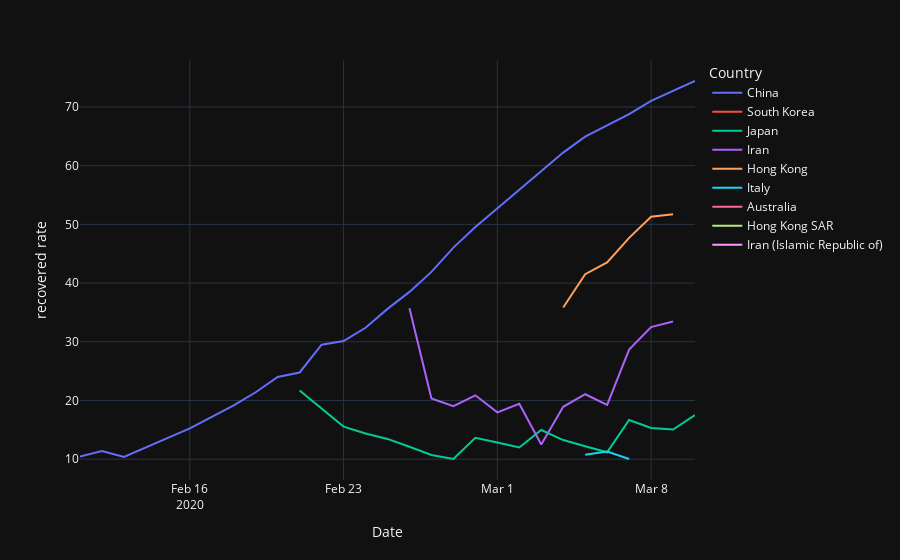

The notebook cell this image was saved under:
### Code cell
# Checking if the Active Rate is accelerating or decellerating
recovered_1=df1.copy()
recovered_1 = recovered_1.groupby(['Date','Country']).agg({'Confirmed':['sum'], 'Recovered':['sum'],'Deaths':['sum'],'Active':['sum']})

# recovered_1.head(10)
recovered_1.columns=['Confirmed All', 'Recovered All', 'Death All','Active All']
recovered_1=recovered_1.reset_index()
recovered_1=recovered_1[recovered_1['Recovered All']!=0]
recovered_1=recovered_1[recovered_1['Confirmed All']!=0]
recovered_1=recovered_1[recovered_1['Active All']!=0]
recovered_1=recovered_1[recovered_1['Death All']!=0]
recovered_1['recovered rate']=recovered_1.apply(lambda row:((row['Recovered All']+1)/(row['Confirmed All']+1))*100,axis=1)
# #filtering out where recovered rate is more than 10
a2= recovered_1[recovered_1['recovered rate'] > 10]
# # print(a.head(10))
# # Filtering the data to take into consideration those contry with more than 100 confirmed cases
aa1=a2[a2['Confirmed All']>100]
fig=px.line(aa1, x='Date', y='recovered rate', color='Country',line_group='Country',hover_name='Country')
fig.update_layout(template='plotly_dark')
fig.show(0)

### Figure 1 — Plotly figure (JSON) as saved in the notebook; plotly's stock layout.template omitted (floating-point values rounded to 4 significant figures)
{"data": [{"hoverlabel": {"namelength": 0}, "hovertemplate": "<b>%{hovertext}</b><br><br>Country=China<br>Date=%{x}<br>recovered rate=%{y}", "hovertext": ["China", "China", "China", "China", "China", "China", "China", "China", "China", "China", "China", "China", "China", "China", "China", "China", "China", "China", "China", "China", "China", "China", "China", "China", "China", "China", "China", "China", "China"], "legendgroup": "China", "line": {"color": "#636efa", "dash": "solid"}, "mode": "lines", "name": "China", "showlegend": true, "type": "scatter", "x": ["2020-02-11T00:00:00", "2020-02-12T00:00:00", "2020-02-13T00:00:00", "2020-02-14T00:00:00", "2020-02-15T00:00:00", "2020-02-16T00:00:00", "2020-02-17T00:00:00", "2020-02-18T00:00:00", "2020-02-19T00:00:00", "2020-02-20T00:00:00", "2020-02-21T00:00:00", "2020-02-22T00:00:00", "2020-02-23T00:00:00", "2020-02-24T00:00:00", "2020-02-25T00:00:00", "2020-02-26T00:00:00", "2020-02-27T00:00:00", "2020-02-28T00:00:00", "2020-02-29T00:00:00", "2020-03-01T00:00:00", "2020-03-02T00:00:00", "2020-03-03T00:00:00", "2020-03-04T00:00:00", "2020-03-05T00:00:00", "2020-03-06T00:00:00", "2020-03-07T00:00:00", "2020-03-08T00:00:00", "2020-03-09T00:00:00", "2020-03-10T00:00:00"], "xaxis": "x", "y": [10.46, 11.36, 10.39, 12.03, 13.6, 15.26, 17.21, 19.15, 21.4, 24.0, 24.77, 29.49, 30.12, 32.39, 35.6, 38.5, 41.91, 46.04, 49.56, 52.76, 55.99, 59.14, 62.23, 64.96, 66.88, 68.79, 71.03, 72.75, 74.43], "yaxis": "y"}, {"hoverlabel": {"namelength": 0}, "hovertemplate": "<b>%{hovertext}</b><br><br>Country=South Korea<br>Date=%{x}<br>recovered rate=%{y}", "hovertext": ["South Korea"], "legendgroup": "South Korea", "line": {"color": "#EF553B", "dash": "solid"}, "mode": "lines", "name": "South Korea", "showlegend": true, "type": "scatter", "x": ["2020-02-20T00:00:00"], "xaxis": "x", "y": [16.19], "yaxis": "y"}, {"hoverlabel": {"namelength": 0}, "hovertemplate": "<b>%{hovertext}</b><br><br>Country=Japan<br>Date=%{x}<br>recovered rate=%{y}", "hovertext": ["Japan", "Japan", "Japan", "Japan", "Japan", "Japan", "Japan", "Japan", "Japan", "Japan", "Japan", "Japan", "Japan", "Japan", "Japan", "Japan", "Japan", "Japan", "Japan"], "legendgroup": "Japan", "line": {"color": "#00cc96", "dash": "solid"}, "mode": "lines", "name": "Japan", "showlegend": true, "type": "scatter", "x": ["2020-02-21T00:00:00", "2020-02-22T00:00:00", "2020-02-23T00:00:00", "2020-02-24T00:00:00", "2020-02-25T00:00:00", "2020-02-26T00:00:00", "2020-02-27T00:00:00", "2020-02-28T00:00:00", "2020-02-29T00:00:00", "2020-03-01T00:00:00", "2020-03-02T00:00:00", "2020-03-03T00:00:00", "2020-03-04T00:00:00", "2020-03-05T00:00:00", "2020-03-06T00:00:00", "2020-03-07T00:00:00", "2020-03-08T00:00:00", "2020-03-09T00:00:00", "2020-03-10T00:00:00"], "xaxis": "x", "y": [21.7, 18.7, 15.54, 14.37, 13.45, 12.11, 10.7, 10.04, 13.64, 12.84, 12, 14.97, 13.25, 12.19, 11.16, 16.67, 15.31, 15.04, 17.53], "yaxis": "y"}, {"hoverlabel": {"namelength": 0}, "hovertemplate": "<b>%{hovertext}</b><br><br>Country=Iran<br>Date=%{x}<br>recovered rate=%{y}", "hovertext": ["Iran", "Iran", "Iran", "Iran", "Iran", "Iran", "Iran", "Iran", "Iran", "Iran", "Iran", "Iran", "Iran"], "legendgroup": "Iran", "line": {"color": "#ab63fa", "dash": "solid"}, "mode": "lines", "name": "Iran", "showlegend": true, "type": "scatter", "x": ["2020-02-26T00:00:00", "2020-02-27T00:00:00", "2020-02-28T00:00:00", "2020-02-29T00:00:00", "2020-03-01T00:00:00", "2020-03-02T00:00:00", "2020-03-03T00:00:00", "2020-03-04T00:00:00", "2020-03-05T00:00:00", "2020-03-06T00:00:00", "2020-03-07T00:00:00", "2020-03-08T00:00:00", "2020-03-09T00:00:00"], "xaxis": "x", "y": [35.71, 20.33, 19.02, 20.88, 17.98, 19.44, 12.49, 18.92, 21.06, 19.25, 28.67, 32.51, 33.44], "yaxis": "y"}, {"hoverlabel": {"namelength": 0}, "hovertemplate": "<b>%{hovertext}</b><br><br>Country=Hong Kong<br>Date=%{x}<br>recovered rate=%{y}", "hovertext": ["Hong Kong", "Hong Kong", "Hong Kong", "Hong Kong", "Hong Kong", "Hong Kong"], "legendgroup": "Hong Kong", "line": {"color": "#FFA15A", "dash": "solid"}, "mode": "lines", "name": "Hong Kong", "showlegend": true, "type": "scatter", "x": ["2020-03-04T00:00:00", "2020-03-05T00:00:00", "2020-03-06T00:00:00", "2020-03-07T00:00:00", "2020-03-08T00:00:00", "2020-03-09T00:00:00"], "xaxis": "x", "y": [35.85, 41.51, 43.52, 47.71, 51.3, 51.72], "yaxis": "y"}, {"hoverlabel": {"namelength": 0}, "hovertemplate": "<b>%{hovertext}</b><br><br>Country=Italy<br>Date=%{x}<br>recovered rate=%{y}", "hovertext": ["Italy", "Italy", "Italy"], "legendgroup": "Italy", "line": {"color": "#19d3f3", "dash": "solid"}, "mode": "lines", "name": "Italy", "showlegend": true, "type": "scatter", "x": ["2020-03-05T00:00:00", "2020-03-06T00:00:00", "2020-03-07T00:00:00"], "xaxis": "x", "y": [10.75, 11.3, 10.03], "yaxis": "y"}, {"hoverlabel": {"namelength": 0}, "hovertemplate": "<b>%{hovertext}</b><br><br>Country=Australia<br>Date=%{x}<br>recovered rate=%{y}", "hovertext": ["Australia"], "legendgroup": "Australia", "line": {"color": "#FF6692", "dash": "solid"}, "mode": "lines", "name": "Australia", "showlegend": true, "type": "scatter", "x": ["2020-03-10T00:00:00"], "xaxis": "x", "y": [20.37], "yaxis": "y"}, {"hoverlabel": {"namelength": 0}, "hovertemplate": "<b>%{hovertext}</b><br><br>Country=Hong Kong SAR<br>Date=%{x}<br>recovered rate=%{y}", "hovertext": ["Hong Kong SAR"], "legendgroup": "Hong Kong SAR", "line": {"color": "#B6E880", "dash": "solid"}, "mode": "lines", "name": "Hong Kong SAR", "showlegend": true, "type": "scatter", "x": ["2020-03-10T00:00:00"], "xaxis": "x", "y": [54.55], "yaxis": "y"}, {"hoverlabel": {"namelength": 0}, "hovertemplate": "<b>%{hovertext}</b><br><br>Country=Iran (Islamic Republic of)<br>Date=%{x}<br>recovered rate=%{y}", "hovertext": ["Iran (Islamic Republic of)"], "legendgroup": "Iran (Islamic Republic of)", "line": {"color": "#FF97FF", "dash": "solid"}, "mode": "lines", "name": "Iran (Islamic Republic of)", "showlegend": true, "type": "scatter", "x": ["2020-03-10T00:00:00"], "xaxis": "x", "y": [33.97], "yaxis": "y"}], "layout": {"legend": {"title": {"text": "Country"}, "tracegroupgap": 0}, "margin": {"t": 60}, "xaxis": {"anchor": "y", "domain": [0, 1], "title": {"text": "Date"}}, "yaxis": {"anchor": "x", "domain": [0, 1], "title": {"text": "recovered rate"}}}}
